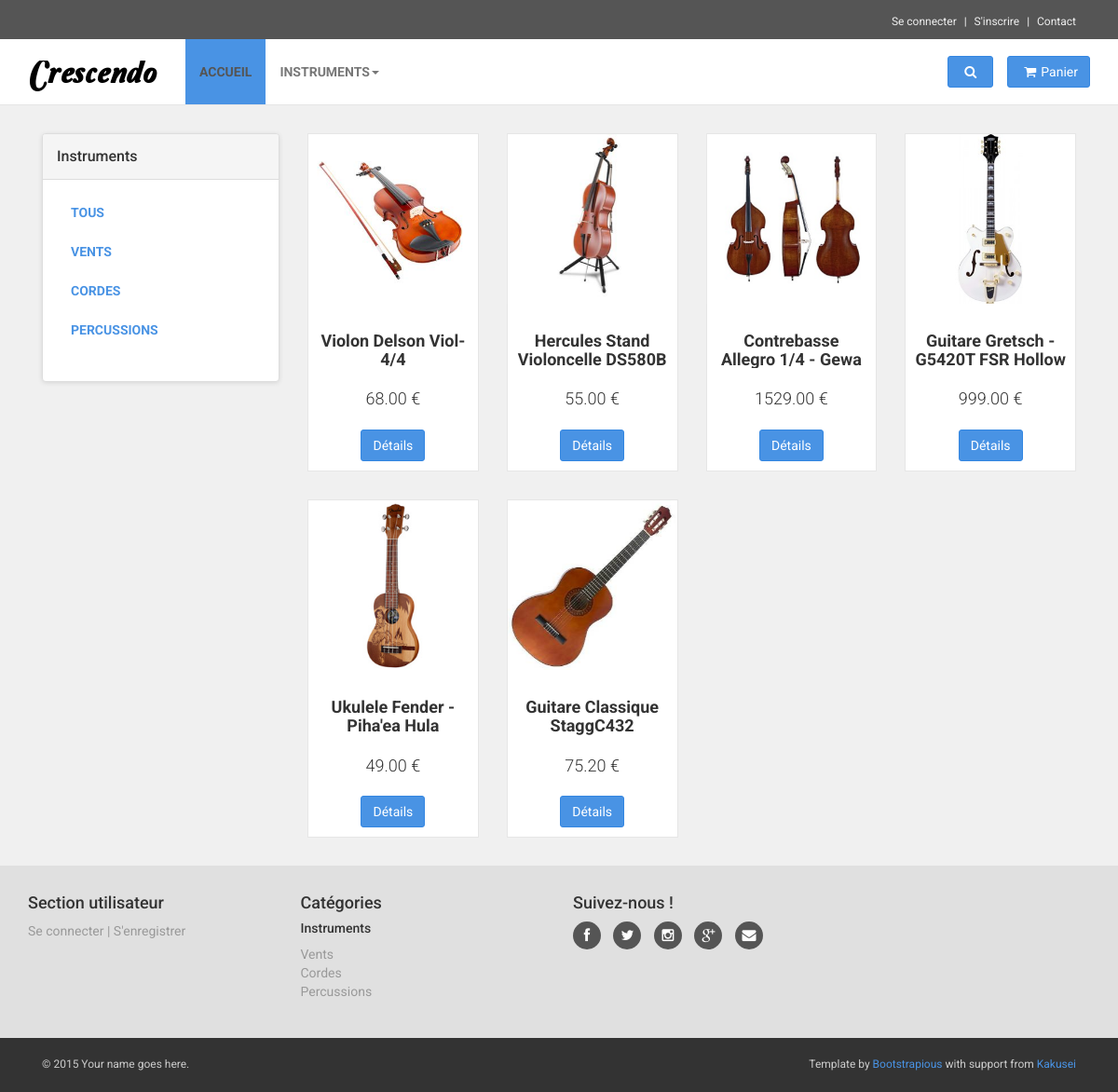
The page /cat-corde.php on the database its author committed.
### tables this page shows
CREATE TABLE IF NOT EXISTS `instrument` (
  `IDINSTRU` varchar(128) NOT NULL,
  `IDCATEGORIE` varchar(128) NOT NULL,
  `NOMINSTRU` varchar(128) DEFAULT NULL,
  `IMAGEINSTRU` varchar(128) DEFAULT NULL,
  `PRIXINSTRU` decimal(13,2) DEFAULT NULL,
  `NBSTOCKINSTRU` bigint(4) DEFAULT NULL,
  `DESCRIPTIONINSTRU` varchar(255) DEFAULT NULL,
  PRIMARY KEY (`IDINSTRU`),
  KEY `I_FK_INSTRUMENT_CATEGORIE` (`IDCATEGORIE`)
);

### cat-corde.php (the view, shortened to what this page needs)
<?php
	$bdd = connect();
?>
<!DOCTYPE html>
<html lang="fr">
<head>
    <link href="css/font-awesome.css" rel="stylesheet">
    <link href="css/bootstrap.min.css" rel="stylesheet">
    <link href="css/animate.min.css" rel="stylesheet">
    <link href="css/owl.carousel.css" rel="stylesheet">
    <link href="css/owl.theme.css" rel="stylesheet">
    <link href="css/style.blue.css" rel="stylesheet" id="theme-stylesheet">
    <link href="css/sbcustom.css" rel="stylesheet">
</head>
<body>
<?php include_once("header.php"); ?>
<div id="all">
	<div id="content">
        <div class="container">
			<div class="col-md-3">
				<div class="panel panel-default sidebar-menu">
                    <div class="panel-heading">
                        <h3 class="panel-title">Instruments</h3>
                    </div>
                    <div class="panel-body">
                        <ul class="nav nav-pills nav-stacked category-menu">
							<li><a href="catalogue.php">Tous </a></li>
                            <li><a href="cat-vent.php">Vents <span class="badge pull-right"></span></a></li>
                            <li><a href="cat-corde.php">Cordes  <span class="badge pull-right"></span></a></li>
							<li><a href="cat-percu.php">Percussions  <span class="badge pull-right"></span></a></li>
                        </ul>
                    </div>
                </div>
            </div>
            <div class="col-md-9">
				<div class="row products">
				<?php
					$sql="select * from Instrument Natural Join Categorie where idCategorie = 1";
					$res=$bdd->query($sql);
					while($produit = $res -> fetch(PDO::FETCH_OBJ))
					{
				?>
					<div class="col-md-3 col-sm-4">
					<div class="product">
						<div class="flip-container">
                            <div class="flipper">
                                <div class="front"><img src="<?php echo $produit->IMAGEINSTRU ?>" alt="" class="img-responsive"></div>
                                <div class="back"><img src="<?php echo $produit->IMAGEINSTRU ?>" alt="" class="img-responsive"></div>
                            </div>
                        </div>
                        <div class="text">
                            <h3><?php echo $produit->NOMINSTRU ?></h3>
                            <p class="price"><?php echo $produit->PRIXINSTRU." €" ?> </p>
							<form class="buttons" action="detailprod.php" method="POST">
								<button class="btn btn-primary" >Détails</button>
							</form>
                        </div>
                    </div>
					</div>
				<?php
					}
				?>
				</div>
            </div>
		</div>
    </div>
	<?php include_once("footer.php"); ?>
    <div id="copyright">
        <div class="container">
            <div class="col-md-6">
				<p class="pull-left">© 2015 Your name goes here.</p>
			</div>
                <div class="col-md-6">
                    <p class="pull-right">Template by <a href="http://bootstrapious.com/e-commerce-templates">Bootstrapious</a> with support from <a href="https://kakusei.cz">Kakusei</a>
                    </p>
                </div>
        </div>
    </div>
</div>
</body>
</html>

### css/style.blue.css (style rules this page uses)
a, button { -webkit-transition: all 0.2s ease-out; -moz-transition: all 0.2s ease-out; transition: all 0.2s ease-out; }
#content .panel.sidebar-menu { -webkit-box-sizing: border-box; -moz-box-sizing: border-box; box-sizing: border-box; -webkit-box-shadow: 0 1px 5px rgba(0, 0, 0, 0.1); box-shadow: 0 1px 5px rgba(0, 0, 0, 0.1); }
#content .panel.sidebar-menu h3 { padding: 5px 0; margin: 0; }
#content .panel.sidebar-menu ul.nav.category-menu { margin-bottom: 20px; }
#content .panel.sidebar-menu ul.nav.category-menu li a { text-transform: uppercase; font-weight: bold; }
#content .product { background: #fff; border: solid 1px #e6e6e6; -webkit-box-sizing: border-box; -moz-box-sizing: border-box; box-sizing: border-box; margin-bottom: 30px; }
#content .product .flip-container { cursor: pointer; -webkit-perspective: 1000; -moz-perspective: 1000; perspective: 1000; -webkit-transform-style: preserve-3d; -moz-transform-style: preserve-3d; -ms-transform-style: preserve-3d; transform-style: preserve-3d; }
#content .product .flip-container, #content .product .front, #content .product .back { width: 100%; }
#content .product .flipper { -webkit-backface-visibility: hidden; -moz-backface-visibility: hidden; backface-visibility: hidden; -webkit-transition: 0.6s; transition: 0.6s; -webkit-transform-style: preserve-3d; -moz-transform-style: preserve-3d; -ms-transform-style: preserve-3d; transform-style: preserve-3d; position: relative; }
#content .product .front, #content .product .back { -webkit-backface-visibility: hidden; -moz-backface-visibility: hidden; backface-visibility: hidden; -webkit-transition: 0.6s; transition: 0.6s; -webkit-transform-style: preserve-3d; -moz-transform-style: preserve-3d; -ms-transform-style: preserve-3d; transform-style: preserve-3d; position: absolute; top: 0; left: 0; }
#content .product .front { z-index: 2; -webkit-transform: rotateY(0deg); -ms-transform: rotateY(0deg); transform: rotateY(0deg); }
#content .product .back { -webkit-transform: rotateY(-180deg); -ms-transform: rotateY(-180deg); transform: rotateY(-180deg); }
#content .product .text { padding: 10px 10px 0; }
#content .product .text h3 { font-size: 18px; font-weight: 700; height: 39.6px; text-align: center; overflow: hidden; }
#content .product .text p.price { font-size: 18px; text-align: center; font-weight: 300; }
#content .product .text .buttons { clear: both; text-align: center; }
#content .product .text .buttons .btn { margin-bottom: 10px; }
#copyright { background: #333; color: #ccc; padding: 20px 0; font-size: 12px; }
#copyright p { margin: 0; }
.nav { margin-bottom: 0; padding-left: 0; list-style: none; }
.nav > li > a { padding: 10px 15px; }
.nav-pills > li > a { border-radius: 0; }
body { font-family: "Roboto", Helvetica, Arial, sans-serif; font-size: 14px; line-height: 1.42857143; color: #333333; background-color: #f0f0f0; }
a { color: #4993e4; text-decoration: none; }
.btn { font-weight: normal; font-family: "Roboto", Helvetica, Arial, sans-serif; padding: 6px 12px; font-size: 14px; line-height: 1.42857143; border-radius: 3px; }
.btn-primary { color: #ffffff; background-color: #4993e4; border-color: #3386e1; }
h1, h2, h3, h4, h5, h6, .h1, .h2, .h3, .h4, .h5, .h6 { font-family: inherit; font-weight: 500; line-height: 1.1; color: inherit; }
h1, .h1, h2, .h2, h3, .h3 { margin-top: 20px; margin-bottom: 20px; }
p, ul, ol { margin: 0 0 20px; }

### rows shown on the page
instrument: IMAGEINSTRU (picture), NOMINSTRU "Violon Delson Viol-4/4", PRIXINSTRU "68.00"
instrument: IMAGEINSTRU (picture), NOMINSTRU "Hercules Stand Violoncelle DS580B", PRIXINSTRU "55.00"
instrument: IMAGEINSTRU (picture), NOMINSTRU "Contrebasse Allegro 1/4 - Gewa", PRIXINSTRU "1529.00"
instrument: IMAGEINSTRU (picture), NOMINSTRU "Guitare Gretsch - G5420T FSR Hollow…", PRIXINSTRU "999.00"
instrument: IMAGEINSTRU (picture), NOMINSTRU "Ukulele Fender - Piha'ea Hula…", PRIXINSTRU "49.00"
instrument: IMAGEINSTRU (picture), NOMINSTRU "Guitare Classique StaggC432", PRIXINSTRU "75.20"
